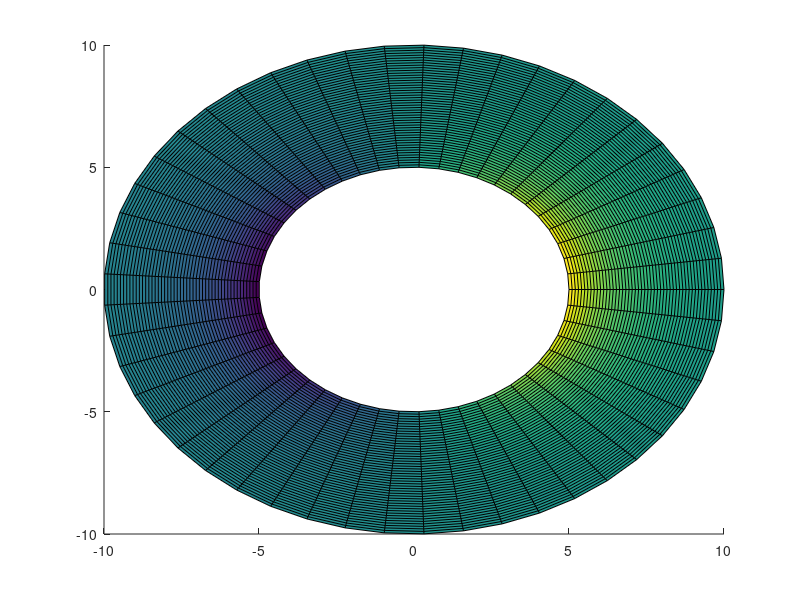

MATLAB code to generate this figure: (Note: this script raises an error after producing the figure.)
pi = 3.14159265359;
%matplotlib inline
close all
R_in = 5; % ~2cm
alpha = 0.4;
l_c = 2.7;

% Capillary length sqrt(gamma/delta pho g)
% for pure water documented at 2.7e-3m


% Plot meniscus
r = linspace(R_in, 2*R_in, 50);
p = linspace(0, 2*pi, 50); % Angles
[R, P] = meshgrid(r, p);
Z = alpha* R_in *(besselk(1,R/l_c)/besselk(1,R_in/l_c)) .* cos(P); % Solution
x = R.*cos(P);
y = R.*sin(P);

A = alpha * R_in;
C = 0;
l1 = 1/l_c;
r1 = 0;
r2 = 0;
r3 = 0;
t1 = 0;
t2 = 0;

mm = linspace(-2*R_in, 2*R_in, 50);
qq = linspace(-2*R_in, 2*R_in, 50);
[MM, QQ] = meshgrid(mm, qq);


% Test of the cartesian form of the eqation with the translations to check
% that it works
%Z2 = cos(r2)*cos(r3)*(A*((MM-t1)*cos(r1)+(QQ-t2)*sin(r1)).*(besselk(1,sqrt((MM-t1).^2+(QQ-t2).^2)*l1)./(sqrt((MM-t1).^2+(QQ-t2).^2)*besselk(1,R_in*l1))))+sin(r3)*MM+sin(r2)*QQ+C;
%Z2 = A*(MM).*(besselk(1,sqrt(MM.^2+QQ.^2)*l1)./(sqrt(MM.^2+QQ.^2)*besselk(1,R_in*l1)));

disp(R_in*sin(alpha));
figure(1)
hold on;
zlim([-2.5 2.5]);
q=surf(x, y, Z);
%q= surf(MM, QQ, Z2);
q.EdgeColor = '#101010';
q.EdgeAlpha = 0.2;
%set(gca,'visible','off')
Ax = gca;
%Ax.ZAxis.Visible = 'off';
Ax.DataAspectRatio = [1 1 0.6];
Ax.ZGrid = 'off';
Ax.XGrid = 'off';
Ax.YGrid = 'off';
Ax.Color = 'none';
xlabel('x [mm]');
ylabel('y [mm]');
zlabel('z [mm]');
Ax.FontName = 'arial';
Ax.FontSize = 10;
Ax.LineWidth = 1.25;

%set(text,'color','black')
a = colorbar();
caxis([-2.5 2.5]);
a.Label.String = 'z [mm]';
view(-9,9);
set(gcf,'units','inches','position',[1,1,8,4.5])